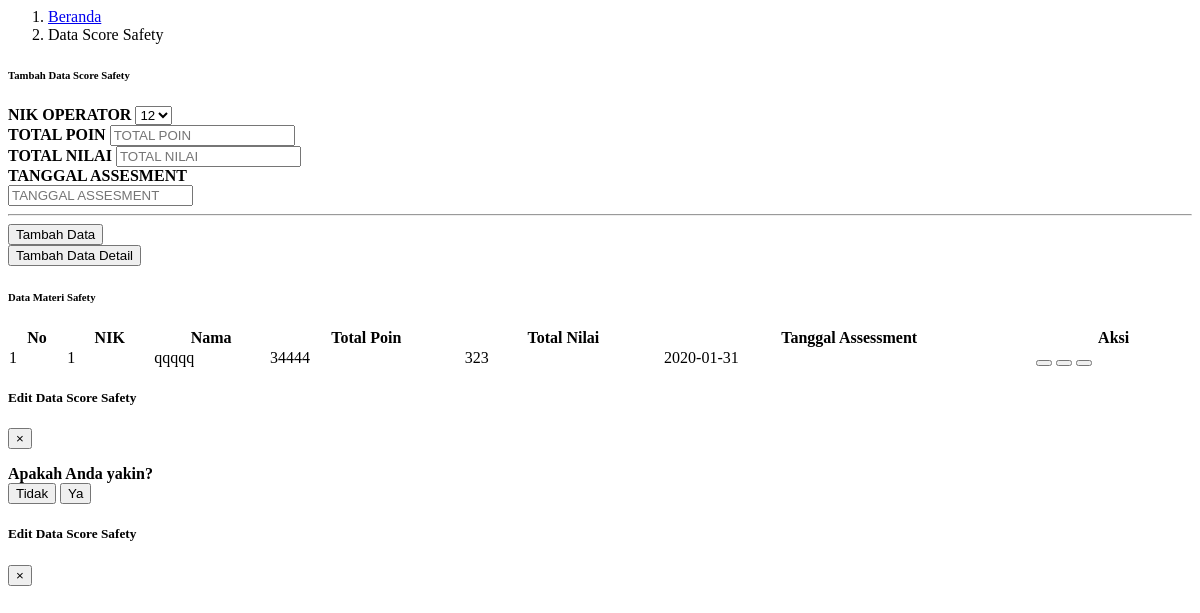
Before: /module/admin/dataScore/dataScoreSafety.php with the older database file.
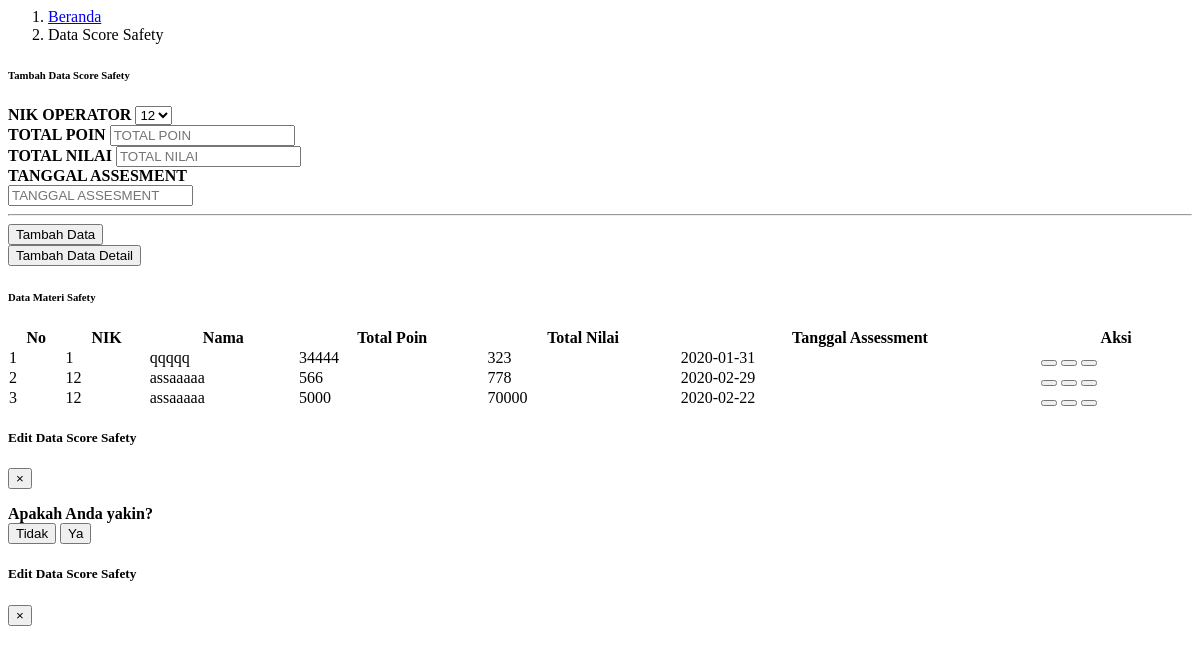
After: the same page with the newer database file.
### tables this page shows
CREATE TABLE `tabel_score_safety` (
  `id_score_safety` int(11) NOT NULL,
  `id_operator` int(11) NOT NULL,
  `poin` int(20) NOT NULL,
  `nilai` int(15) NOT NULL,
  `tanggal_training` date NOT NULL
);

CREATE TABLE `tabel_operator` (
  `id_operator` int(30) NOT NULL,
  `id_user` int(11) NOT NULL,
  `id_jabatan` int(11) NOT NULL,
  `nama` varchar(50) NOT NULL,
  `nik` int(20) NOT NULL,
  `foto` text NOT NULL,
  `jenis_kelamin` enum('Laki-Laki','Perempuan') NOT NULL,
  `waktu_tambah` datetime NOT NULL,
  `waktu_edit` datetime NOT NULL
);

### module/admin/dataScore/dataScoreSafety.php (the view, shortened to what the changed rows need)
<?php
  include "../process/proses_adminDataScoreSafety.php";
?>
<body>
    <div class="container-fluid" id="dataScore">
        <div class="card shadow mb-4">
            <div class="card-body">
                <div class="table-responsive">
                    <table class="table table-bordered" id="dataTable" width="100%" cellspacing="0">
                        <thead>
                            <tr class="text-center">
                                <th>No</th>
                                <th>NIK</th>
                                <th>Nama</th>
                                <th>Total Poin</th>
                                <th>Total Nilai</th>
                                <th>Tanggal Assessment</th>
                                <th>Aksi</th>
                            </tr>
                        </thead>
                        <tbody>
                        <?php
                            $queryTampilData = "SELECT tss.*, tp.id_operator, tp.nik, tp.nama AS nama_operator FROM tabel_score_safety tss, tabel_operator tp WHERE tss.id_operator = tp.id_operator;
                                ";
                            $resultTampilData = mysqli_query($con, $queryTampilData);
                            $index = 1;
                            if(mysqli_num_rows($resultTampilData) > 0){
                                while($rowTampilData = mysqli_fetch_assoc($resultTampilData)){
                                    ?>
                                        <tr class="text-center" id-score-safety="<?php echo $rowTampilData["id_score_safety"] ?>">
                                            <td ><?php echo $index; ?></td>
                                            <td class="kategoriMateri"><?php echo $rowTampilData["nik"]; ?></td>
                                            <td class="kategoriMateri"><?php echo $rowTampilData["nama_operator"]; ?></td>
                                            <td class="judulMateri"><?php echo $rowTampilData["poin"]; ?></td>
                                            <td class="fileMateri"><?php echo $rowTampilData["nilai"]; ?></td>
                                            <td class="fileMateri"><?php echo $rowTampilData["tanggal_training"]; ?></td>
                                            <td>
                                                <button type="button" class="btn btn-warning info-dataScoreSafety-admin mb-2 mb-sm-0" data-toggle="modal" data-target="#infoDataScoreSafetyModal" id_scoreSafetyInfo="<?php echo $rowTampilData["id_score_safety"];?>">
                                                </button>
                                                <button type="button" class="btn btn-primary edit-dataScoreSafety-admin mb-2 mb-sm-0" data-toggle="modal" data-target="#editDataScoreSafetyModal" id_scoreSafetyEdit="<?php echo $rowTampilData["id_score_safety"];?>">
                                                </button>
                                                <button type="button" class="btn btn-danger hapus-dataScoreSafety-admin mb-2 mb-sm-0" data-toggle="modal" data-target="#hapusDataMateriSafetyModal" id_score_safety="<?php echo $rowTampilData["id_score_safety"];?>" >
                                                </button>
                                            </td>
                                        </tr>
                                    <?php
                                    $index++;
                                }
                                ?>
                                <?php
                            }
                            else{
                                ?>
                                <?php
                            }
                        ?>
                        </tbody>
                    </table>
                </div>
            </div>
        </div>
    </div>
</body>

Changed rows visible on the page:
added tabel_score_safety: id_operator.nik "12", id_operator.nama "assaaaaa", poin "566", nilai "778", tanggal_training "2020-02-29"
added tabel_score_safety: id_operator.nik "12", id_operator.nama "assaaaaa", poin "5000", nilai "70000", tanggal_training "2020-02-22"
